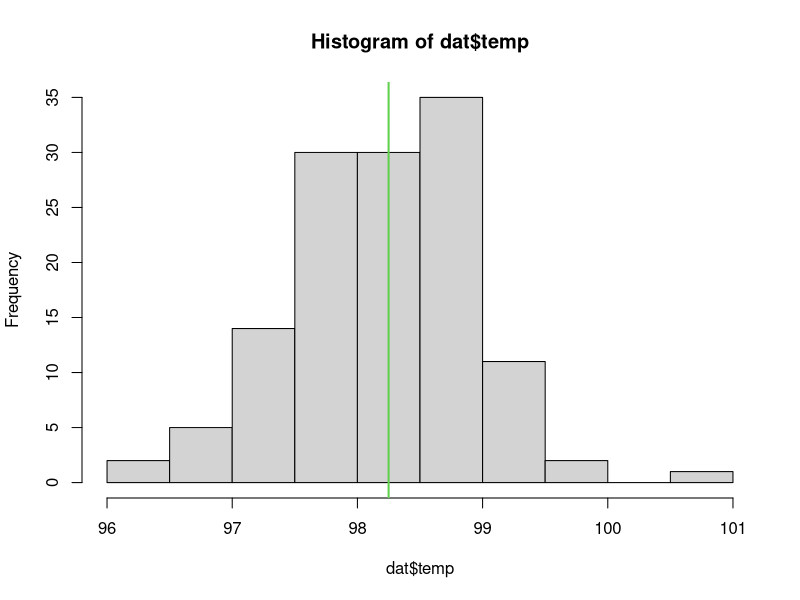
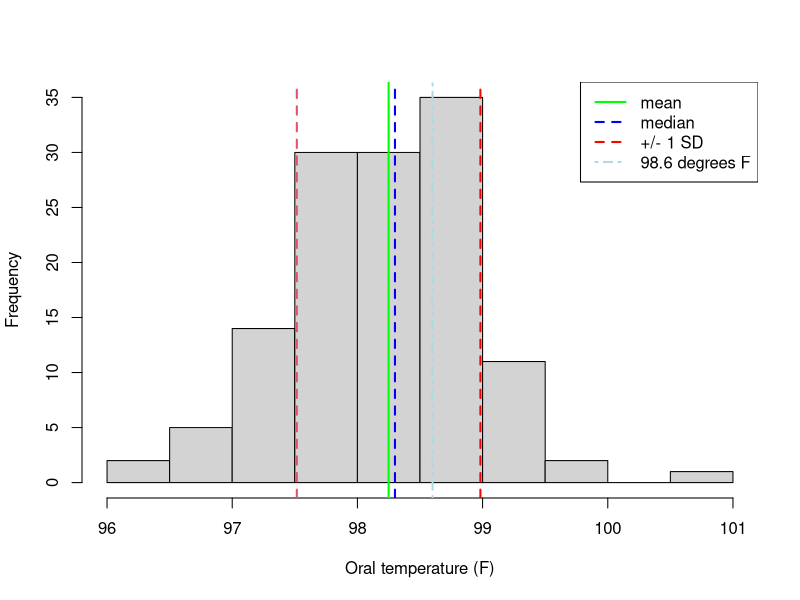
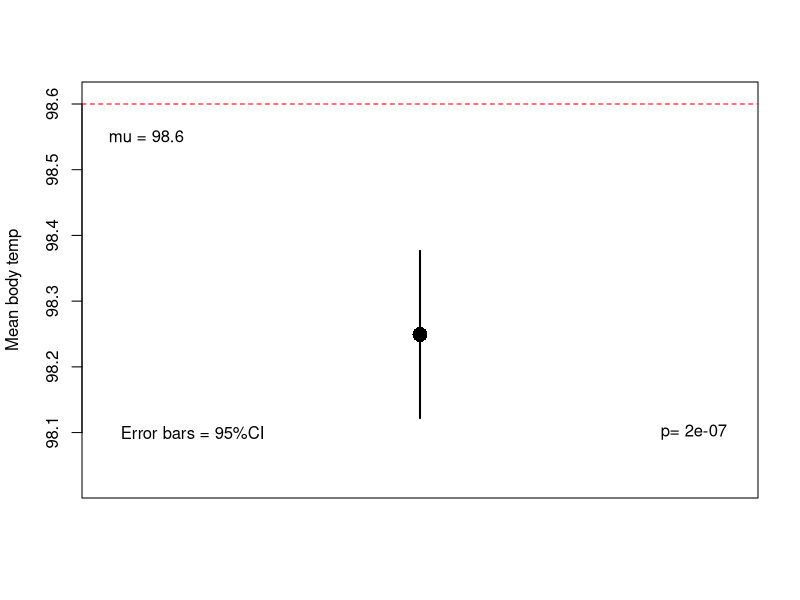
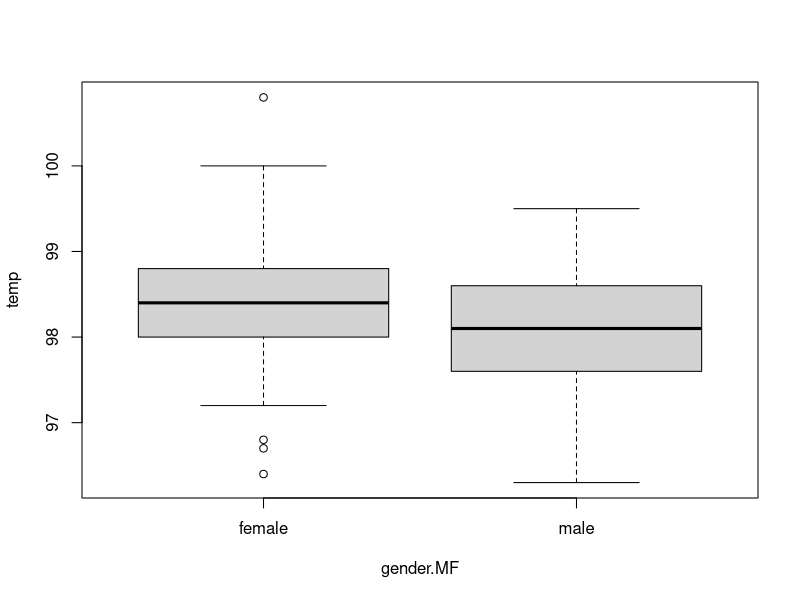
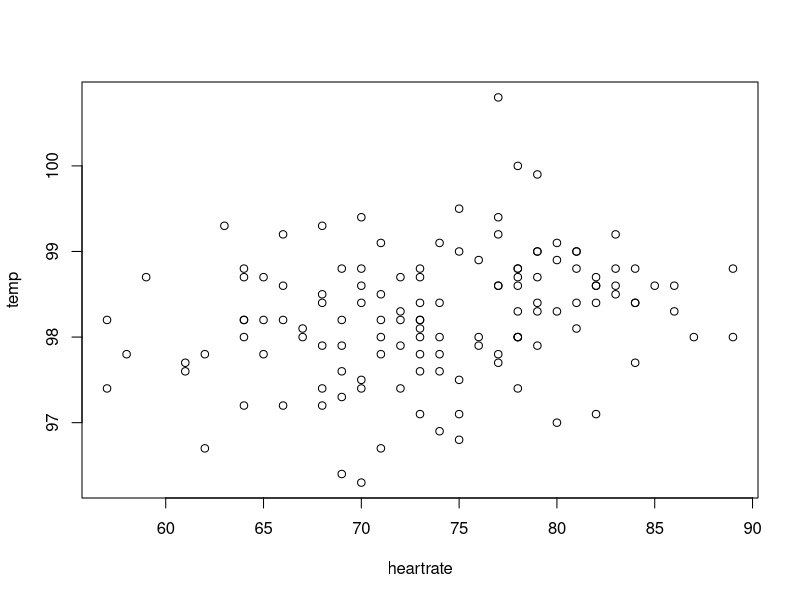
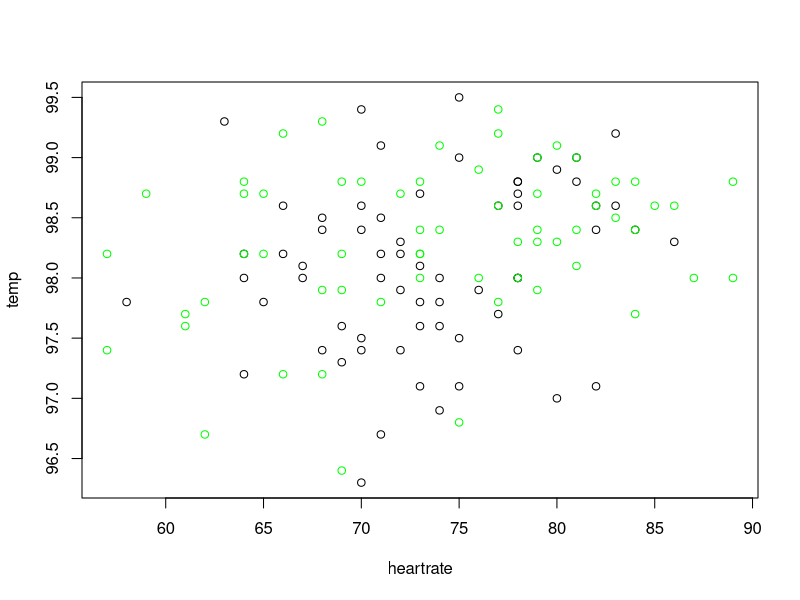
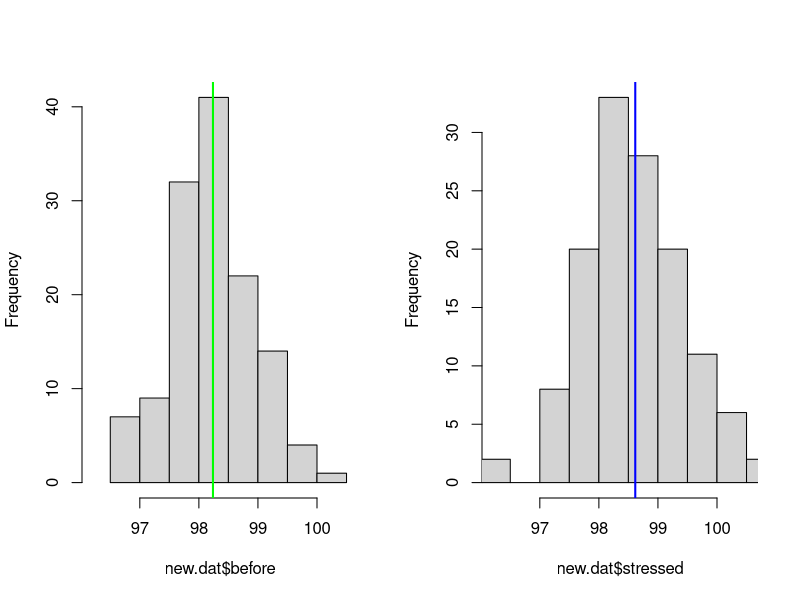
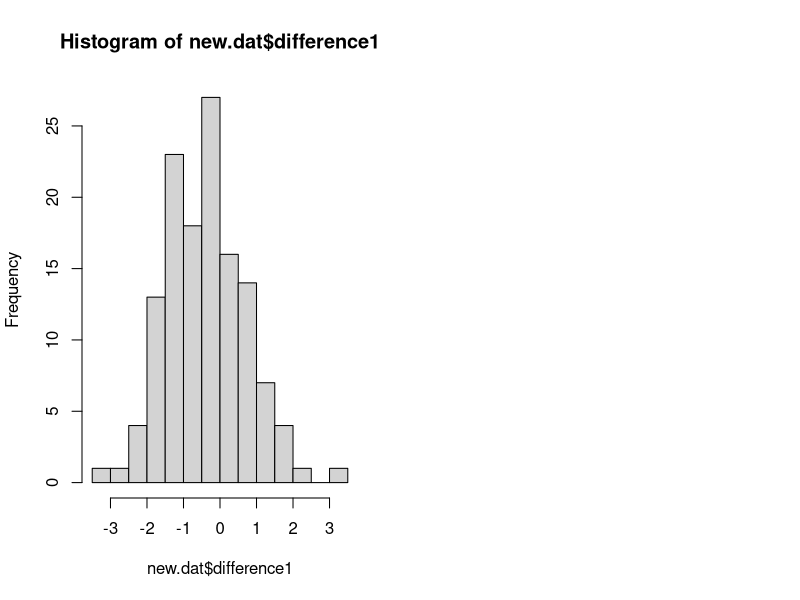

The R source for these figures, in order:
## ---- chunk 1
knitr::opts_chunk$set(echo = TRUE)
setwd("C:/Users/lisanjie2/Desktop/TEACHING/1_STATS_CalU/1_STAT_CalU_2016_by_NLB/Lab/Lab7_t_tests")
## ---- chunk 2
dat <- read.csv("bodytemp.csv")
## ---- chunk 3
#size of dataframe
dim(dat)

#first few rows
head(dat)

#last few rows
tail(dat)
## ---- chunk 4
summary(dat)
## ---- chunk 5
#New object
gender.MF <- ifelse(dat$gender == 1,"male","female")
## ---- chunk 6
#add new object to existing dataframe
dat <- data.frame(dat, gender.MF)
## ---- chunk 7
summary(dat)
## ---- chunk 8
summary(dat)
## ---- chunk 9

#1st, Calculate the mean and store into an R object
overall.mean <- mean(dat$temp)

#make the histogram of the $temp column
hist(dat$temp)

#add a line for the mean
abline(v = overall.mean, col = 3, lwd = 2)
## ---- chunk 10
#Calculate the mean
overall.mean <- mean(dat$temp)

#Calculate the MEDIAN
overall.median <- median(dat$temp)


#Calculate the standard deviation
overall.sd <- sd(dat$temp)
## ---- chunk 11

#make the histogram of the $temp column
hist(dat$temp,
     xlab = "Oral temperature (F)",
     main = "")

#add a green line for the mean
abline(v = overall.mean, 
       col = "green", 
       lwd = 2)

#add a line for the median
#  make the color BLUE
#  make the line DASHED
abline(v = overall.median, 
       col = "blue", 
       lwd = 2, 
       lty = 2)



# Add lines for +/- 1 SD
#  make the color RED

#plus 1 SD.  Note that I add the SD to the mean
abline(v = overall.mean+overall.sd, 
       col = "red", 
       lwd = 2, lty = 2)

#minus 1 SD Note that I subtract the SD from the mean
abline(v = overall.mean-overall.sd, 
       col = 2, 
       lwd = 2, 
       lty = 2)

#Add a line for where 98.6 is
abline(v = 98.6, 
       col = "lightblue", 
       lwd = 2, 
       lty = 4)


#Add a legend
legend.text <- c("mean",
                 "median",
                 "+/- 1 SD",
                 "98.6 degrees F")

colors.used <- c("green","blue","red","lightblue")
legend("topright",
       legend = legend.text,  #what each line is
       col = colors.used,     #what each color is
       lty = c(1,2,2,4),      #the type of dashs used
       lwd = 2)               #the width of the line

## ---- chunk 12
normal.temp <- 98.6
t.test(dat$temp, 
       mu = normal.temp)
## ---- chunk 13
#save t-test to R object
one.sample.t.test.output <- t.test(dat$temp, 
       mu = normal.temp)

#extract important stuff from t-test
mean.out <- one.sample.t.test.output$estimate
min.max <- one.sample.t.test.output$conf.int
ci <- one.sample.t.test.output$conf.int
min.max[1] <- min.max[1] -min.max[1]*.001
min.max[2] <- 98.6+0.01

#plot the mean value 
plot(mean.out, ylim = min.max, pch = 16, cex =2,
     xlab = "",
     ylab = "Mean body temp",
     xaxt = "n")

#add errorbars bassed on the confidence intervals
segments(x0 = 1, x1 = 1,
         y0 = mean.out, y1 = ci[2], lwd = 2)
segments(x0 = 1, x1 = 1,
         y0 = mean.out, y1 = ci[1], lwd = 2)

#show where mu is
abline(h = 98.6, col = "red", lty = 2)

#add annotation
text(x = 0.65, y = 98.55, "mu = 98.6")

text(x = 0.7095, y = 98.1, "Error bars = 95%CI")

p.out <- paste("p=", round(one.sample.t.test.output$p.value,7))
text(x = 1.35, y = 98.1, p.out)

## ---- chunk 14
boxplot(temp ~ gender.MF, data = dat)
## ---- chunk 15
t.test(temp ~ gender.MF, 
       data = dat)
## ---- chunk 16
plot(temp ~ heartrate,data = dat)
## ---- chunk 17

males <- subset(dat,  
                gender.MF == "male")

females <- subset(dat,  
                gender.MF == "female")

## ---- chunk 18
par(mfrow = c(1,1))
#set xlims
xlims <- c(min(dat$heartrate),max(dat$heartrate))

plot(temp ~ heartrate, 
     data = males,
     xlim = xlims)
points(temp ~ heartrate, 
       data = females, 
       col = "green")
## ---- chunk 19
      lm.out <- lm(temp ~ heartrate, data = dat)
      
      temp.orig <- simulate(lm.out, seed = 100)
      temp.stress <- simulate(lm.out, seed = 101) + 0.5+ rnorm(length(dat), mean = 0, sd = sd(dat$temp)/2)
      
      new.dat <- data.frame(before = temp.orig$sim_1,stressed = temp.stress$sim_1)


## ---- chunk 20
#set x axis limits
xlims. <- c(min(new.dat), max(new.dat))

#set up to plot 2 histograms next to each other
par(mfrow = c(1,2))

#plot the 1st hist
hist(new.dat$before,
     main = "", 
     xlim  =xlims.)

#add line for the mean
abline(v = mean(new.dat$before), 
       col = "green",
       lwd = 2)

#plot 2nd hist
hist(new.dat$stressed, 
     main = "", 
     xlim = xlims.)

#add line
abline(v = mean(new.dat$stressed),
       col = "blue", 
       lwd = 2)
## ---- chunk 21
difference1 <- new.dat$before -  new.dat$stressed
## ---- chunk 22
new.dat$difference1 <- difference1
## ---- chunk 23
new.dat$difference2<- new.dat$stressed - new.dat$before 
## ---- chunk 24
hist(new.dat$difference1)
## ---- chunk 25
t.test(new.dat$difference1 , 
       mu = 0)
       
## ---- chunk 26
t.test(new.dat$difference1 , 
       mu = 0)
## ---- chunk 27
t.test(new.dat$difference2 , 
       mu = 0)
## ---- chunk 28
temp <- c(96.3,96.7,96.9,97,97.1,97.1,97.1,97.2,97.3,97.4,97.4,97.4,97.4,97.5,97.5,97.6,97.6,97.6,97.7,97.8,97.8,97.8,97.8,97.9,97.9,98,98,98,98,98,98,98.1,98.1,98.2,98.2,98.2,98.2,98.3,98.3,98.4,98.4,98.4,98.4,98.5,98.5,98.6,98.6,98.6,98.6,98.6,98.6,98.7,98.7,98.8,98.8,98.8,98.9,99,99,99,99.1,99.2,99.3,99.4,99.5,96.4,96.7,96.8,97.2,97.2,97.4,97.6,97.7,97.7,97.8,97.8,97.8,97.9,97.9,97.9,98,98,98,98,98,98.1,98.2,98.2,98.2,98.2,98.2,98.2,98.3,98.3,98.3,98.4,98.4,98.4,98.4,98.4,98.5,98.6,98.6,98.6,98.6,98.7,98.7,98.7,98.7,98.7,98.7,98.8,98.8,98.8,98.8,98.8,98.8,98.8,98.9,99,99,99.1,99.1,99.2,99.2,99.3,99.4,99.9,100,100.8)
gender <- c(1,1,1,1,1,1,1,1,1,1,1,1,1,1,1,1,1,1,1,1,1,1,1,1,1,1,1,1,1,1,1,1,1,1,1,1,1,1,1,1,1,1,1,1,1,1,1,1,1,1,1,1,1,1,1,1,1,1,1,1,1,1,1,1,1,2,2,2,2,2,2,2,2,2,2,2,2,2,2,2,2,2,2,2,2,2,2,2,2,2,2,2,2,2,2,2,2,2,2,2,2,2,2,2,2,2,2,2,2,2,2,2,2,2,2,2,2,2,2,2,2,2,2,2,2,2,2,2,2,2)
heartrate <- c(70,71,74,80,73,75,82,64,69,70,68,72,78,70,75,74,69,73,77,58,73,65,74,76,72,78,71,74,67,64,78,73,67,66,64,71,72,86,72,68,70,82,84,68,71,77,78,83,66,70,82,73,78,78,81,78,80,75,79,81,71,83,63,70,75,69,62,75,66,68,57,61,84,61,77,62,71,68,69,79,76,87,78,73,89,81,73,64,65,73,69,57,79,78,80,79,81,73,74,84,83,82,85,86,77,72,79,59,64,65,82,64,70,83,89,69,73,84,76,79,81,80,74,77,66,68,77,79,78,77)

dat <- data.frame(temp = temp,
                  gender = gender,
                  heartrate = heartrate)

